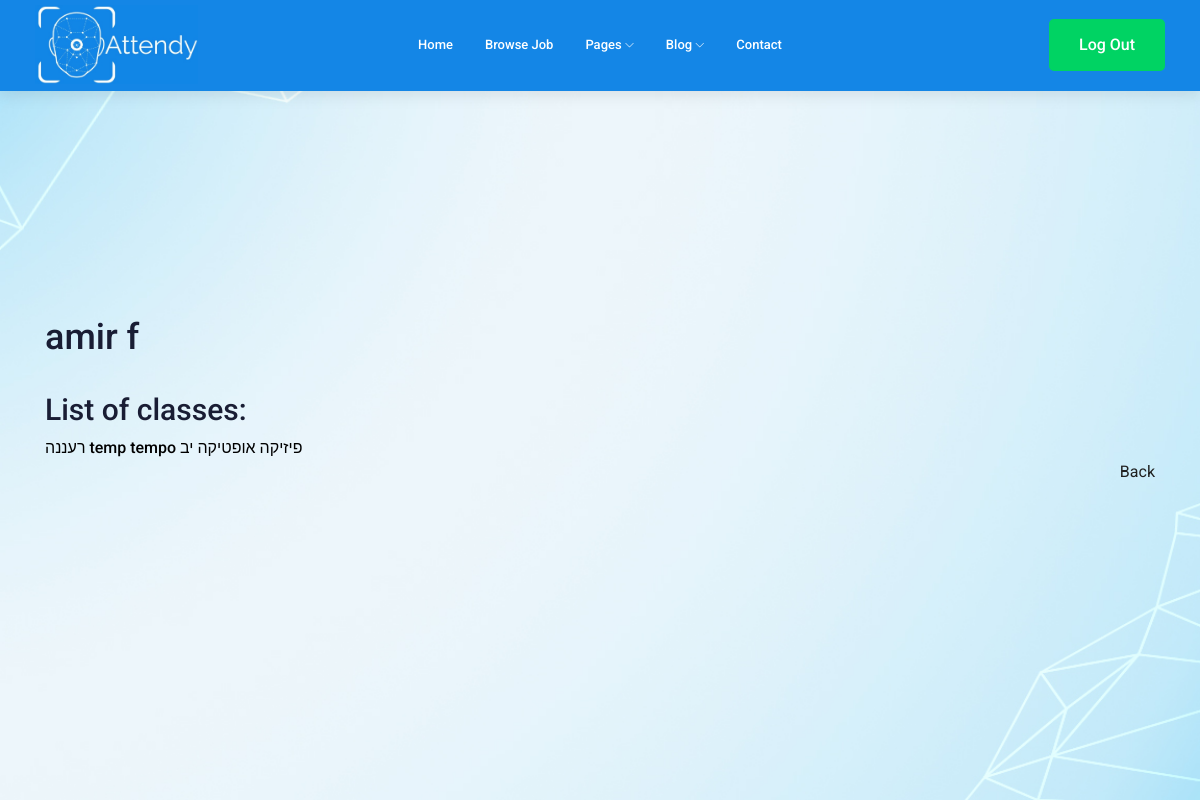
/view_teacher/1/ (signed in), run on the app's committed database.
### main/models.py (models this page shows, shortened)
class Teacher(models.Model):
    username = models.CharField(max_length=200, default='not set yet')
    name = models.CharField(max_length=200)
    id = models.AutoField(primary_key=True)
    is_admin = models.BooleanField(default=False)
    school = models.ForeignKey(School, default=0, on_delete=models.SET_DEFAULT)

class Class(models.Model):
    name = models.CharField(max_length=200)
    id = models.AutoField(primary_key=True)
    teacher = models.ForeignKey(Teacher, default=0, on_delete=models.SET_DEFAULT)
    student_list = models.CharField(max_length=1000, default='', blank=True)
    class Meta:
        verbose_name_plural = 'Classes'

### main/views.py (the view)
# urls.py: path('view_teacher/<int:teacher_id>/', views.view_teacher, name='view teacher'),
def view_teacher(request, teacher_id):
    if request.user.is_authenticated:
        teacher = Teacher.objects.filter(id=teacher_id)[0]
        classes = Class.objects.filter(teacher=teacher).all()
        return render(request=request, template_name='main/view_teacher.html',
                      context={'classes': classes, 'teacher': teacher})
    else:
        return redirect('main:landing page')

### main/templates/main/view_teacher.html (shortened to what this page needs)
<!DOCTYPE html>
<html lang="en">
<head>
    {% extends "main/header.html" %}
{% block content %}
<br>
<div class="container">
    <section class="hero is-primary">
        <div class="hero-body">
            <h1 class="title">{{teacher.name}}</h1>
        </div>
    </section>
    <br>
    <h2 class="subtitle">List of classes:</h2>
    <div class="list is-hoverable">
        {% for class in classes %}
        <a style="color:black; font-weight: 500;font-family: 'Roboto', sans-serif;" class="list-item"
           href="/view_teacher_class_for_admin/{{teacher.id}}/{{class.id}}">{{class.name}}</a>
        {% endfor %}
    </div>
    <a style="float:right;" class="tag is-info is-large is-light" href="/">Back</a>
</div>
{% endblock %}

### data on the page
Teacher: name "amir f"
Class: name "רעננה"
Class: name "temp"
Class: name "tempo"
Class: name "פיזיקה"
Class: name "אופטיקה יב"
